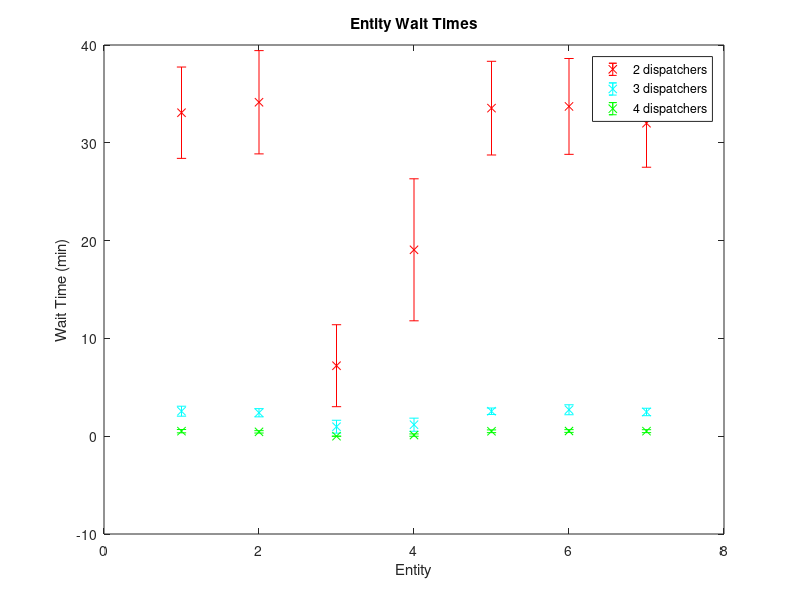
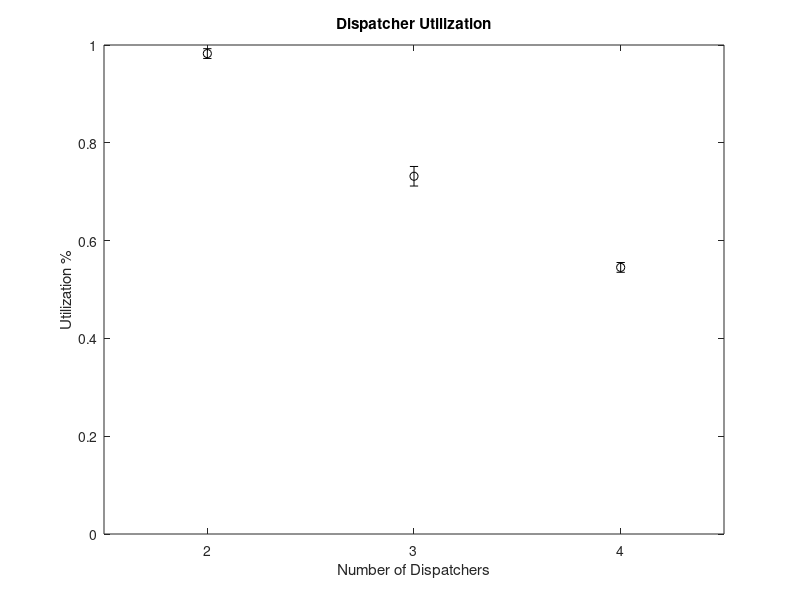

Recreate these plots in MATLAB, in order.
clear all;
figure(1);clf;
xaxis=(1:1:7);
yavg1=[33.078,34.1465,7.2085,19.0591,33.544,33.7204,32.0023];
hw1=[4.67,5.28,4.19,7.26,4.79,4.9,4.5];
errorbar(xaxis, yavg1,hw1,'rx')
hold on
yavg2=[2.5559,2.3984,.9699,1.1765,2.5518,2.7036,2.4783];
hw2=[.51,.42,.66,.67,.33,.51,.38];
errorbar(xaxis,yavg2,hw2,'cx')
yavg3=[.5138,.445,0,.1144,.504,.5306,.5153];
hw3=[.17,.12,0,.12,.14,.14,.15];
errorbar(xaxis,yavg3,hw3,'gx')
hold off

set(gca,'xlim',[0,8])
xlabel('Entity')
ylabel('Wait Time (min)')
title('Entity Wait Times')
legend('2 dispatchers','3 dispatchers', '4 dispatchers','Location','best')

%utilization
figure(2);clf;
xaxis=(2:1:4);
y=[.9825,.7316,.5452];
hw=[.01,.02,.01];
errorbar(xaxis,y,hw,'ko')
axis([1.5 4.5 0 1])
xticks(1:1:4)
xlabel('Number of Dispatchers')
ylabel('Utilization %')
title('Dispatcher Utilization')
